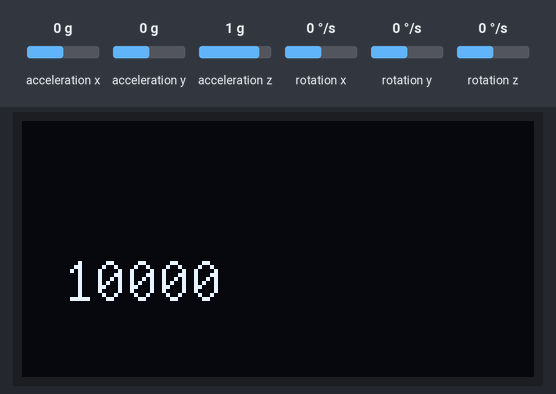
Simulated run of this sketch. Board: Arduino Uno, built with avr-gcc and run on an emulated ATmega328P. On the bench: 128×64 one-colour display. Inputs (shaded band) come from the test bench; at power-on: acceleration x 0 g, acceleration y 0 g, acceleration z 1 g, rotation x 0 °/s, rotation y 0 °/s, rotation z 0 °/s.

Above: at 1.2 s.
1.3 s: acceleration x set to -1.4 g
At 2.0 s:
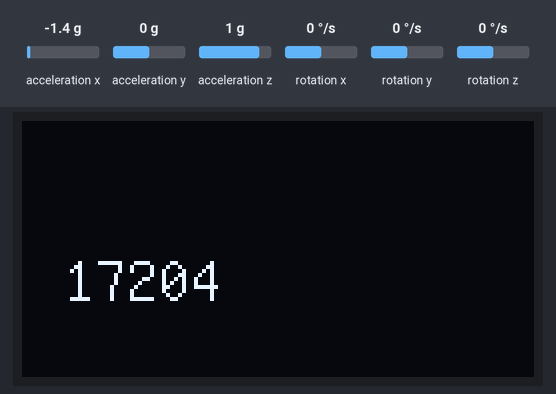
2.9 s: acceleration y set to -1.4 g
At 4.2 s:
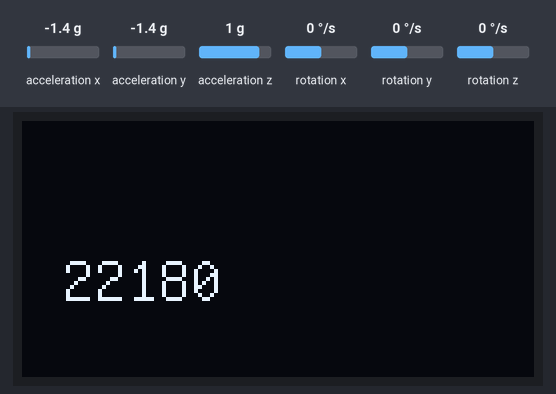
4.5 s: acceleration z set to -1.4 g
At 5.8 s:
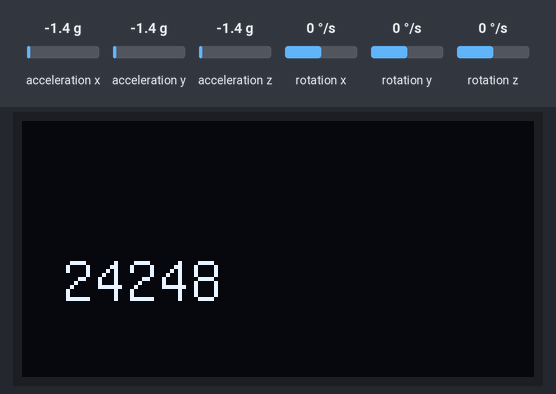
6.1 s: acceleration x set to -0.8 g
At 7.4 s:
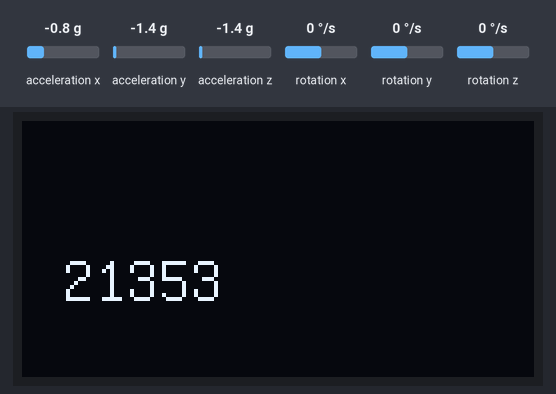
Timing chart, 0 to 8.6 s (numbered marks = the images above; inputs shaded):
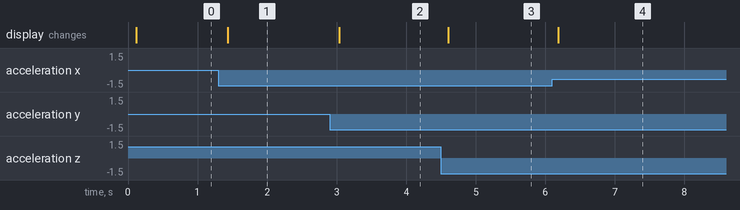

Measured:
- after the input at 1.3 s, the display: changes after 0.14 s (image 1)
- after the input at 2.9 s, the display: changes after 0.14 s (image 2)
- after the input at 4.5 s, the display: changes after 0.11 s (image 3)
- after the input at 6.1 s, the display: changes after 0.09 s (image 4)

The sketch:

oled_draw.ino
```cpp
#include <U8glib.h>
#include "Wire.h"
#include "I2Cdev.h"
#include "MPU6050.h"
MPU6050 accelgyro;

int16_t ax, ay, az;
int16_t gx, gy, gz;
double ax2, ay2, az2, r;
char buffer[32];
int c = 0;

U8GLIB_SSD1306_128X64 u8g(U8G_I2C_OPT_NO_ACK);
void draw() {
  u8g.setFont(u8g_font_unifont);
  //  u8g.drawStr( 0, 15, "Hello World!overflow line");
  //  u8g.drawStr( 10, 25, "Hello World!overflow line");
  u8g.drawStr(10,45, buffer);
}

void setup() {
  accelgyro.initialize();
}
void loop() {
  u8g.firstPage();
  u8g.setContrast(0);
  do {
    draw();
  }
  while( u8g.nextPage() );

  accelgyro.getMotion6(&ax, &ay, &az, &gx, &gy, &gz);
  ax2  =ax/16384.0;
  ay2 = ay/16384.0;
  az2 = az/16384.0;
  r = sqrt(ax2*ax2 + ay2*ay2 + az2*az2);
  itoa(int(r*10000), buffer, 10);
}
```
